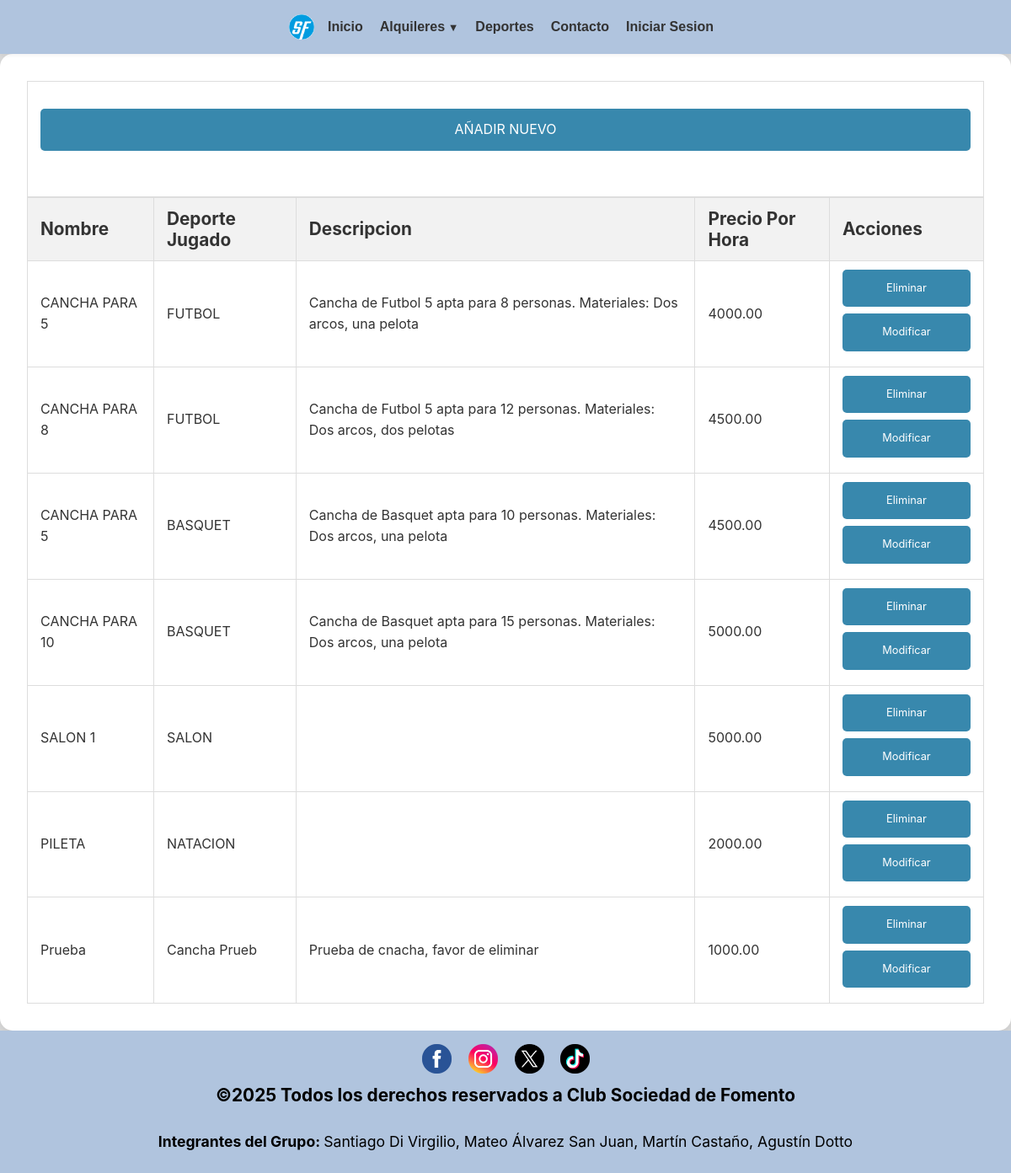
The app's page /canchas_tablas.php with its own data.
### tables this page shows
CREATE TABLE `canchas` (
  `id_cancha` int(5) NOT NULL,
  `nombre` varchar(50) NOT NULL,
  `tipo` varchar(30) NOT NULL,
  `descripcion` varchar(255) NOT NULL,
  `precio_hora` decimal(10,2) NOT NULL
);

### canchas_tablas.php (the view, shortened to what this page needs)
<!DOCTYPE html>
<html lang="es">
<head>
	<link rel="stylesheet" href="https://cdnjs.cloudflare.com/ajax/libs/font-awesome/4.7.0/css/font-awesome.min.css">
	<link rel="stylesheet" type="text/css" href="css/estilos.css">
</head>
<body>
	<header>
		<a href="index.php"><img src="imagenes/logo.webp" alt="Logo de la página" class="logo"></a>
	    <?php
	    include("NAV.php");
	    include("conexion.php");
	    $llamado_canchas = mysqli_query($conexion, "SELECT * FROM canchas");
	    ?>
	</header>
	<div class="tablas">
			<article id="tab1">
            <table>
                    <tr>
                        <td><a class="btn-añadir-deporte" href="formu_cancha.php">AÑADIR NUEVO</a></td>
                    </tr>
                </table>
                <table>
                    <thead>
                        <th class="tabla_cancha">Nombre</th>
                        <th class="tabla_cancha">Deporte Jugado</th>
                        <th class="tabla_cancha">Descripcion</th>
                        <th class="tabla_cancha">Precio Por Hora</th>
                        <th class="tabla-deporte">Acciones</th>
                    </thead>
                    <?php while($var_canchas = mysqli_fetch_assoc($llamado_canchas)){?>
                    <tr>
                        <td class="tabla_cancha"><?php echo $var_canchas["nombre"];?></td>
                        <td class="tabla_cancha"><?php echo $var_canchas["tipo"];?></td>
                        <td class="tabla_cancha"><?php echo $var_canchas["descripcion"];?></td>
                        <td class="tabla_cancha"><?php echo $var_canchas["precio_hora"];?></td>
                        <td>
                            <a class="btn-editar-deporte" href="darbaja_cancha.php?id_cancha=<?php echo $var_canchas["id_cancha"];?>" onclick="return confirm('¿Estás seguro de que deseas eliminar esta cancha?');">Eliminar</a>
                            <a class="btn-editar-deporte" href="modificar_cancha_formu.php?id_cancha=<?php echo $var_canchas["id_cancha"];?>">Modificar</a>
                        </td>
                    </tr>
                    <?php }?>
                </table>
			</article>
        </div>
<footer>
<?php
    include("FOOTER.php");
?>
</footer>
</body>
</html>

### css/estilos.css (style rules this page uses)
* { padding: 0; margin: 0; }
body { background-color: #dcdcdc; font-family: -apple-system, BlinkMacSystemFont, "Segoe UI", Roboto, Helvetica, Arial, sans-serif, "Apple Color Emoji", "Segoe UI Emoji", "Segoe UI Symbol"; font-size: 1.3rem; background-size: cover; background-position: center; min-height: 100vh; background-attachment: fixed; display: flex; flex-direction: column; }
header { text-align: center; background-color: #b0c4de; padding: 10px 20px; position: relative; align-items: center; box-shadow: 0 2px 4px rgba(0, 0, 0, 0.05); }
a { text-decoration: none; color:rgb(42, 75, 138); }
.logo { width: 2.6%; display: inline-block; vertical-align: middle; }
.tablas { padding: 1.5rem; display: flex; flex-direction: column; align-items: center; gap: 2rem; background-color: #ffffff; border-radius: 15px; box-shadow: 0 6px 18px rgba(0, 0, 0, 0.1); padding: 2rem; }
.tablas table { width: 100%; border-collapse: collapse; }
footer { background-color: #b0c4de; text-align: center; padding: 1rem 0; }
.btn-añadir-deporte { display: block; background-color: #3888ad; color: #ffffff; text-align: center; padding: 0.75rem 1rem; text-decoration: none; border-radius: 5px; margin-top: 2%; transition: background-color 0.3s ease; border: none; cursor: pointer; width: auto; font-family: inherit; font-size: 1rem; margin-bottom: 4%; text-align: center; }
.btn-editar-deporte { display: block; background-color: #3888ad; color: #ffffff; text-align: center; padding: 0.75rem 1rem; text-decoration: none; border-radius: 5px; transition: background-color 0.3s ease; border: none; margin-bottom: 0.5rem; cursor: pointer; width: 120px; font-family: inherit; font-size: 0.8rem; }
.tablas th { background-color: #f2f2f2; color: #333; font-weight: bold; padding: 12px 15px; text-align: left; border: 1px solid #ddd; }
.tablas td { font-size: 1rem; color: #333; text-align: left; line-height: 1.6; padding: 10px 15px; border: 1px solid #ddd; vertical-align: middle; }

### records on screen
canchas: nombre "CANCHA PARA 5", tipo "FUTBOL", descripcion "Cancha de Futbol 5 apta para 8 personas. Materiales: Dos arcos, una pelota", precio_hora "4000.00"
canchas: nombre "CANCHA PARA 8", tipo "FUTBOL", descripcion "Cancha de Futbol 5 apta para 12 personas. Materiales: Dos arcos, dos pelotas", precio_hora "4500.00"
canchas: nombre "CANCHA PARA 5", tipo "BASQUET", descripcion "Cancha de Basquet apta para 10 personas. Materiales: Dos arcos, una pelota", precio_hora "4500.00"
canchas: nombre "CANCHA PARA 10", tipo "BASQUET", descripcion "Cancha de Basquet apta para 15 personas. Materiales: Dos arcos, una pelota", precio_hora "5000.00"
canchas: nombre "SALON 1", tipo "SALON", precio_hora "5000.00"
canchas: nombre "PILETA", tipo "NATACION", precio_hora "2000.00"
canchas: nombre "Prueba", tipo "Cancha Prueb", descripcion "Prueba de cnacha, favor de eliminar", precio_hora "1000.00"
